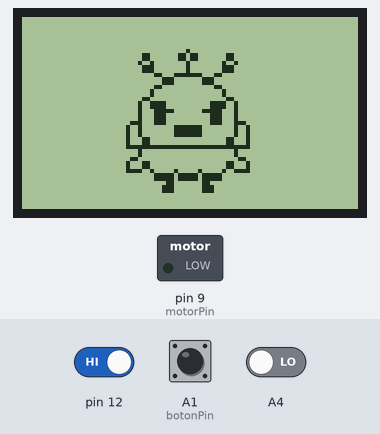
Recording of a sketch running on a simulated Arduino Mega 2560, built with avr-gcc and run on an emulated ATmega2560. Parts: 84×48 one-colour display, switched loads named in the sketch (green lamp = pin HIGH). The test bench sets the inputs (shaded band); at power-on: pin 12 HIGH, A1 (botonPin) LOW, A4 LOW. Random numbers use the default seed unless the sketch sets one; the audio player accepts every command and is not drawn; what the sketch prints to the serial monitor is not drawn.

Above: at 1.7 s.
1.8 s: pin 12 driven LOW
At 3.0 s:
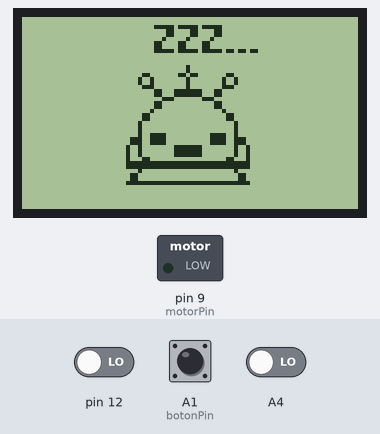
3.3 s: A1 (botonPin) pulled HIGH for 1 s
At 4.29 s:
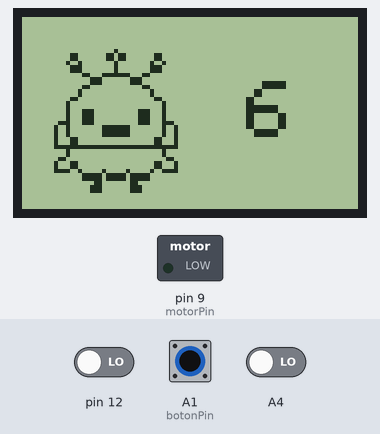
7.0 s: A1 (botonPin) pulled HIGH for 0.15 s
At 7.79 s:
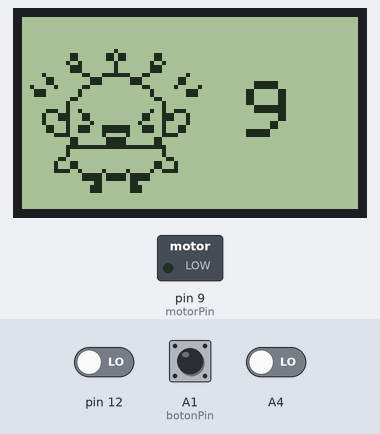
10.1 s: pin 12 driven HIGH
At 11.8 s:
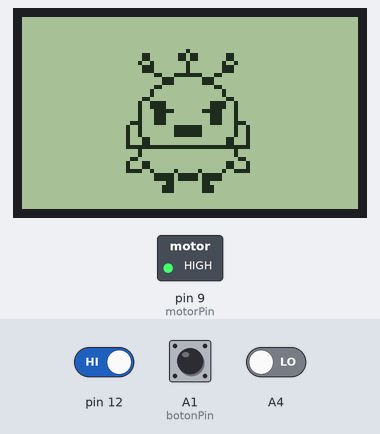
13.1 s: pin 12 driven LOW
At 16.7 s:
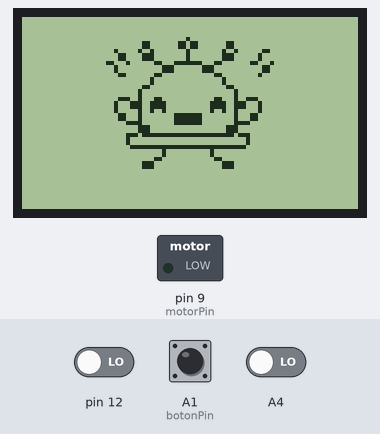
Timing chart, 0 to 18.2 s (numbered marks = the images above; inputs shaded):
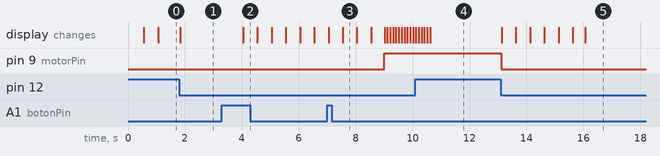

Measured:
- after the input at 1.8 s, the display: changes at once (image 1)
- after the input at 3.3 s, the display: changes after 0.74 s (image 2)
- after the input at 13.1 s, pin 9 (motorPin): HIGH → LOW at once
- what the display in image 3 shows lasts 0.5 s, from 7.5 s to 8.0 s

The sketch:

WEBO_1_0_0.ino
```cpp
//WEBO
// Toma mango
// Aqui pasaran todas las interacciones entre todos los componentes

#include "ActuadorDisplay.h"
#include "ActuadorMotor.h"
#include "SensorBoton.h"
#include "SensorTilt.h"
#include "SensorSD.h"

// sensor y actuador correspondientes
ActuadorDisplay actuadorDisplay;
ActuadorMotor actuadorMotor;
SensorBoton sensorBoton;
SensorTilt sensorTilt;
SensorSD sensorSD;

void setup() {
  sensorTilt.configuracionTilt();
  actuadorDisplay.configuracionDisplay();
  sensorBoton.configuracionBoton();
  sensorSD.configuracionSD();
  actuadorMotor.configuracionMotor();
}

void loop() {
  // Constantemente funciona el sensor de inclinacion, de esto dependen casi todas las siguientes interacciones
  sensorTilt.funcionaTilt();

  // El boton controla el pasar del tiempo, el poder aumentar el temporizador y que lo que aparezca el display sea correcto segun los segundos actuales
  sensorBoton.funcionaBoton();

  // El display muestra a AVA celebrando, siempre y cuando el temporizador termina correctamente con 0 segundos
  actuadorDisplay.celebracionDisplay();


  // Cuando no esta caido, osea:

  //----------------------------------
  //-------- WEBO ESTA PARADO --------
  //----------------------------------

  // Si es que el sensor de inclinacion esta hacia arriba, osea no inclinado
  if (!sensorTilt.caido) {
    // El display muestra el tiempo restante en segundos, con AVA realizando al cuent regresiva
    actuadorDisplay.cuentaDisplay();
    // Que el motor se active y se desactive en intervalos establecidos
    actuadorMotor.funcionaMotor();
    // cuando el motor se activa y esta girando, AVA tambien gira
    actuadorDisplay.girandoDisplay();

    // Siempre y cuando el temporizador sea menor a 1 segundo y recien se va a empezar la interaccion, o despues de la celebracion de AVA, ya que se cansa y se queda dormida
    actuadorDisplay.duermeDisplay();

    // El boton controla el pasar del tiempo, el poder aumentar el temporizador y que lo que aparezca el display sea correcto segun los segundos actuales
    sensorBoton.funcionaBoton();

    if (segundosTiempo < 1 && !estadoDurmiendo) {
      sensorSD.funcionaSDAlarmaFuerte();
    }
  }

  // Cuando esta inclinado, osea:

  //----------------------------------
  //-------- WEBO ESTA CAIDO ---------
  //----------------------------------

  else {
    // suena la pataleta y AVA esta enojada porque se cayo
    actuadorDisplay.caidaDisplay();
    sensorSD.funcionaSDAlarmaFuerte();
  }
}
```

ActuadorDisplay.cpp
```cpp
#include "ActuadorDisplay.h"
#include "bitmapsDisplay.h"


ActuadorDisplay::ActuadorDisplay() {}

void ActuadorDisplay::configuracionDisplay() {

	Serial.begin(9600);

	//se inicia el display de la pantalla
	display.begin();

	// El contraste se puede cambiar para que se note mejor el diseño mostrado en la pantalla
	display.setContrast(60);

	// se limpia la pantalla
	display.clearDisplay();

	// establecer el tamaño del texto
	display.setTextSize(2);

	//Se define el estado
	estado = 0;

	intervaloCelebracion = millis() + 8 * segundoNumero;
}


// el estado del display en el que se hara una cuenta regresiva del temporizador
void ActuadorDisplay::cuentaDisplay() {
	tiempoActualDisplay = millis();
	if (segundosTiempo > 0 && motorPrendido) {
		if (avaHablando) {
			if (tiempoActualDisplay - tiempoDisplayHablando >= tiempoDeHabla) {
				Serial.println("Estoy hablando");
				display.setTextSize(2);
				// colocar la posición: x, y, establecer cuál es el bitmap que será utilizado, ancho del bitmap, alto del bitmap, color del bitmap
				// en este caso el estado neutral de Ava
				display.clearDisplay();
				display.drawBitmap(0, 0, bitmap_AVA_HABLA, 48, 48, BLACK);
				// establecer las coordenadas de el siguiente texto
				display.setCursor(56, 16);
				// el texto corresponda al int "segundosTiempo"
				display.print(segundosTiempo);
				// hacer que estos datos previos se carguen al display
				display.display();
				avaHablando = false;
				tiempoDisplayNoHabla = tiempoActualDisplay;
			}
		} else {
			if (tiempoActualDisplay - tiempoDisplayNoHabla >= tiempoDeHabla) {
				Serial.println("No estoy hablando");
				display.setTextSize(2);
				// limpia la pantalla
				display.clearDisplay();
				// colocar la posicion: x, y, establecer cual es el bitmap que sera utilizado, ancho del bitmap, alto del bitmap, color del bitmap
				// en este caso el estado en el que Ava tiene la boca abierta
				// haciendo como si esta diciendo los segundos restantes
				display.drawBitmap(0, 0, bitmap_AVA, 48, 48, BLACK);
				// establecer las coordenadas de el siguiente texto
				display.setCursor(56, 16);
				// el texto corresponda al int "segundosTiempo"
				// esto se vuelve a establecer debido a que se limpio la pantalla
				display.print(segundosTiempo);
				// hacer que estos datos previos se carguen al display
				display.display();
				//Guardar el tiempo de inicio del display
				avaHablando = true;
				tiempoDisplayHablando = tiempoActualDisplay;
			}
		}
	}
}


// hay que escribir otros voids para los distintos estados de funcionamiento

void ActuadorDisplay::duermeDisplay() {
	// si es que el temporizador es menor a 1
	// y esta en el estado de comienzoInteraccion
	// && comienzoInteraccion
	// este comienzoInteraccion que empiece en true cuando se carga el codigo
	// pase a false cuando se presione el boton
	// y que haya un void de AVA celebra, que sea solamente cuando
	// el temporizador es menor a 1 y comienzoInteraccion es false
	// AVA se pondra a celebrar por 5-8 segundos
	// despues de eso se volvera a quedar dormida, reiniciando toda la interaccion
	if (segundosTiempo < 1 && estadoDurmiendo) {

		display.clearDisplay();

		display.setTextSize(1);

		// AVA durmiendo en la parte izquierda del display
		display.drawBitmap(18, 0, bitmap_AVA_DUERME, 48, 48, BLACK);

		display.display();
	}
}


void ActuadorDisplay::girandoDisplay() {
	// si es que el temporizador tiene mas que 0 segundos y el motor esta prendido
	if (segundosTiempo > 0 && !motorPrendido) {
		// cambiar rapidamente los frames del giro de la AVA
		switch (posicionDeGiro) {
			case 0:
				if (tiempoActualDisplay - tiempoDeGiro0 >= cambioGiro) {
					display.setTextSize(2);

					Serial.println("Estoy hablando");
					// colocar la posición: x, y, establecer cuál es el bitmap que será utilizado, ancho del bitmap, alto del bitmap, color del bitmap
					// limpia la pantalla
					display.clearDisplay();

					display.setCursor(56, 16);
					// poner cual de todos los giros de AVA es actualmente
					display.drawBitmap(0, 0, bitmap_AVA, 48, 48, BLACK);

					// el texto corresponda al int "segundosTiempo"
					display.print(segundosTiempo);

					display.display();
					// establecer las coordenadas de el siguiente texto
					posicionDeGiro = 1;
					tiempoDeGiro1 = tiempoActualDisplay;
				}
				break;

			case 1:
				if (tiempoActualDisplay - tiempoDeGiro1 >= cambioGiro) {
					Serial.println("No estoy hablando");
					// limpia la pantalla
					display.clearDisplay();
					// colocar la posicion: x, y, establecer cual es el bitmap que sera utilizado, ancho del bitmap, alto del bitmap, color del bitmap
					display.setCursor(56, 16);
					// poner cual de todos los giros de AVA es actualmente
					display.drawBitmap(0, 0, bitmap_AVA_TRESCUARTOSIZQ, 48, 48, BLACK);

					// el texto corresponda al int "segundosTiempo"
					display.print(segundosTiempo);
					// establecer las coordenadas de el siguiente texto
					// hacer que estos datos previos se carguen al display
					display.display();
					//Guardar el tiempo de inicio del display
					posicionDeGiro = 2;
					tiempoDeGiro2 = tiempoActualDisplay;
				}
				break;

			case 2:
				if (tiempoActualDisplay - tiempoDeGiro2 >= cambioGiro) {
					Serial.println("No estoy hablando");
					// limpia la pantalla
					display.clearDisplay();
					display.setCursor(56, 16);
					// poner cual de todos los giros de AVA es actualmente
					display.drawBitmap(0, 0, bitmap_AVA_PERFILIZQ, 48, 48, BLACK);

					// el texto corresponda al int "segundosTiempo"
					display.print(segundosTiempo);
					// hacer que estos datos previos se carguen al display
					display.display();
					//Guardar el tiempo de inicio del display
					posicionDeGiro = 3;
					tiempoDeGiro3 = tiempoActualDisplay;
				}
				break;

			case 3:
				if (tiempoActualDisplay - tiempoDeGiro3 >= cambioGiro) {
					Serial.println("No estoy hablando");
					// limpia la pantalla
					display.clearDisplay();
					display.setCursor(56, 16);
					// poner cual de todos los giros de AVA es actualmente
					display.drawBitmap(0, 0, bitmap_AVA_ESPALDA, 48, 48, BLACK);

					// el texto corresponda al int "segundosTiempo"
					display.print(segundosTiempo);
					// hacer que estos datos previos se carguen al display
					display.display();
					//Guardar el tiempo de inicio del display
					posicionDeGiro = 4;
					tiempoDeGiro4 = tiempoActualDisplay;
				}
				break;

			case 4:
				if (tiempoActualDisplay - tiempoDeGiro4 >= cambioGiro) {
					Serial.println("No estoy hablando");
					// limpia la pantalla
					display.clearDisplay();
					display.setCursor(56, 16);
					// poner cual de todos los giros de AVA es actualmente
					display.drawBitmap(0, 0, bitmap_AVA_PERFILDER, 48, 48, BLACK);

					// el texto corresponda al int "segundosTiempo"
					display.print(segundosTiempo);
					// hacer que estos datos previos se carguen al display
					display.display();
					//Guardar el tiempo de inicio del display
					// esto permite que el giro sea un loop
					posicionDeGiro = 5;
					tiempoDeGiro5 = tiempoActualDisplay;
				}
				break;

			case 5:
				if (tiempoActualDisplay - tiempoDeGiro5 >= cambioGiro) {
					Serial.println("No estoy hablando");
					// limpia la pantalla
					display.clearDisplay();
					display.setCursor(56, 16);
					// poner cual de todos los giros de AVA es actualmente
					display.drawBitmap(0, 0, bitmap_AVA_TRESCUARTOSDER, 48, 48, BLACK);

					// el texto corresponda al int "segundosTiempo"
					display.print(segundosTiempo);
					// hacer que estos datos previos se carguen al display
					display.display();
					//Guardar el tiempo de inicio del display
					// esto permite que el giro sea un loop
					posicionDeGiro = 0;
					tiempoDeGiro0 = tiempoActualDisplay;
				}
				break;
		}
	}
}

// AVA aprece enojada, desagradada por que esta caida
void ActuadorDisplay::caidaDisplay() {
	display.clearDisplay();
	display.drawBitmap(18, 0, bitmap_AVA_ENOJADA, 48, 48, BLACK);
	// hacer que estos datos previos se carguen al display
	display.display();

	// ESCRIBIR A LA AVA CAYENDOSE
}

void ActuadorDisplay::celebracionDisplay() {
	if (!estadoDurmiendo && segundosTiempo == 0) {
		//setear el tiempo del intervaloCelebracion
		// y también poner que el tiempoNuevoCelebracion sea 0 en un principio
		Serial.print("estoy modo fiesta");
		display.clearDisplay();
		display.drawBitmap(18, 0, bitmap_AVA_SALTO, 48, 48, BLACK);
		// hacer que estos datos previos se carguen al display
		display.display();
		// esperar 5 segundos para que se vea a la AVA celebrando
		delay(5000);
		estadoDurmiendo = true;
	}
}
```

ActuadorDisplay.h
```cpp
#ifndef ACTUADOR_DISPLAY_H
#define ACTUADOR_DISPLAY_H

// INCLUIR BIBLIOTECAS DE USO PARA SENSOR/ACTUADOR

#include "SPI.h"
#include "Adafruit_GFX.h"
#include "Adafruit_PCD8544.h"
#include "SensorBoton.h"
#include "TimersMillis.h"

// CREAR LA CLASE DE NUESTRO SENSOR/ACTUADOR
class ActuadorDisplay {
public:
  ActuadorDisplay();

  // especificar todos los voids que seran utilizados en el archivo.cpp
  void configuracionDisplay();

  // la pantalla en la que se comienza el proyecto, donde Ava se encuentra durmiendo
  void duermeDisplay();

  // la pantalla en la que el display estara haciendo la cuenta regresiva
  void cuentaDisplay();

  // la pantalla que sera observada cuando se encuentre inclinado el WEBO
  void caidaDisplay();

  // pantalla para la AVA girando
  void girandoDisplay();

  void celebracionDisplay();

  // si es que se necesita especificar variables, deberian ir aqui
  // ya sean bool int, ect.

  //millis
  //definir la duracion del display
  //Enum es una variable de valores incambiables
  int duracionDisplay = 500;

  // Definir el nombre de la variable del inicio de tiempo
  unsigned long tiempoInicio;
  // Definir el nombre de la variable del tiempo actual
  unsigned long tiempoActual;

  //definir el estado donde iniciara el tiempo
  int estado = 0;

  // Declarar objeto "LCD" para el software SPI
  Adafruit_PCD8544 display = Adafruit_PCD8544(8, 7, 6, 5, 4);

  // Definir la variable de "rotatetext" en "1" que hace que la pantalla muestre el texto en un angulo de 90° a la derecha
  int rotatetext = 1;

  // escribir que existira una dato numerico entero representado por "waoses"
  // que despues sera linkeado a los segundos que interactuan con el boton
  int waoses = 1;

  int posicionDeGiro = 0;

  int tiempoDeGiro0 = 0;

  int tiempoDeGiro1 = 0;

  int tiempoDeGiro2 = 0;

  int tiempoDeGiro3 = 0;

  int tiempoDeGiro4 = 0;

  int tiempoDeGiro5 = 0;

  int cambioGiro = 0.1 * segundoNumero;

  String pantallaDeInicio = "Presiona el boton\npara empezar\nel temporizador";

  bool comenzarTemporizador = false;

  bool avaHablando;

  int tiempoDeHabla = 500;

  int tiempoDisplayHablando = 0;

  int tiempoDisplayNoHabla = 0;

  int tiempoActualDisplay = 0;

  int tiempoActualCelebracion = millis();

  int tiempoNuevoCelebracion = 0;

  int intervaloCelebracion = 8 * segundoNumero;

};

#endif
```

ActuadorMotor.cpp
```cpp
#include "ActuadorMotor.h"

ActuadorMotor::ActuadorMotor() {}

void ActuadorMotor::configuracionMotor() {
  //establecer que el pin que va a mandar una señal
  // sera el que fue declarado antes
  pinMode(motorPin, OUTPUT);
}

void ActuadorMotor::funcionaMotor() {
  if (segundosTiempo > 0) {
    tiempoActual = millis();
    if (!motorPrendido) {
      if (tiempoActual - tiempoNuevoTemporizadorPrendido >= intervaloMotorPrendido) {
        digitalWrite(motorPin, LOW);  // apagar motor
        Serial.println("Motor se apago");
        motorPrendido = true;                           // cambiamos de estado
        tiempoNuevoTemporizadorApagado = tiempoActual;  // iniciamos el temporizador de apagado
      }
    } else {  // motor está apagado
      if (tiempoActual - tiempoNuevoTemporizadorApagado >= intervaloMotorApagado) {
        digitalWrite(motorPin, HIGH);  // encender motor
        Serial.println("Motor se prendio");
        motorPrendido = false;                           // nuevo estado
        tiempoNuevoTemporizadorPrendido = tiempoActual;  // iniciamos el temporizador de encendido
      }
    }
  } else {
    digitalWrite(motorPin, LOW);
    motorPrendido = true;
  }
}
```

ActuadorMotor.h
```cpp
#ifndef ACTUADOR_MOTOR_H
#define ACTUADOR_MOTOR_H

// INCLUIR BIBLIOTECAS DE USO PARA SENSOR/ACTUADOR
#include "TimersMillis.h"

// CREAR LA CLASE DE NUESTRO SENSOR/ACTUADOR
class ActuadorMotor {
public:
  ActuadorMotor();
  // especificar todos los voids que seran utilizados en el archivo.cpp
  void configuracionMotor();
  void funcionaMotor();
  void apagaMotor();

  // si es que se necesita especificar variables, deberian ir aqui
  // ya sean bool int, ect.

  // pin al que será conectado el motor para ser controlado
  int motorPin = 9;

  // tiempo el cual ha pasado desde la ultima actualizacion del temporizador
  int tiempoNuevoTemporizadorPrendido = millis();

  // tiempo el cual ha pasado desde la ultima actualizacion del temporizador
  int tiempoNuevoTemporizadorApagado = millis();

  int tiempoActual = 0;

};
#endif
```

SensorBoton.cpp
```cpp
#include "SensorBoton.h"

SensorBoton::SensorBoton() {}

void SensorBoton::configuracionBoton() {
  // establecer cual es el pin que estara conectado el boton
  // sera un input, osea que recibira el paso de señal
  pinMode(botonPin, INPUT);
  Serial.begin(9600);
}

// funcionamiento del boton
void SensorBoton::funcionaBoton() {

  tiempoActualTemporizador = millis();

  // una variable llamada estadoBoton
  // es equivalente al dato que es recibido por la
  // lectura de señal del pint establecido para el boton

  estadoBoton = digitalRead(botonPin);


  // si es que el estado del boton esta activado
  // osea, recibe señal
  // este se puede mantener presionado, aumentando constantemente
  // lo cual no aporta para la frustacion de la maquina, corregir en el futuro

  // si es que hay más de 0 segundos en el temporizador
  // el tiempo actual del temporizador menos el nuevo tiempo del temporizador
  // equivale a un número menor al intervalo segundo, osea a menos de 1000
  if (segundosTiempo > -1 && tiempoActualTemporizador - tiempoNuevoTemporizador >= intervaloSegundo) {
    // los segundos disminuyen en 1
    if (segundosTiempo > 0){
    segundosTiempo -= 1;
    }
    // enviar al monitor Serial la cantidad de segundos actuales
    Serial.println(segundosTiempo);
    // enviar al monitor Serial si es que el botón está siendo presionado
    Serial.println(estadoBoton);

    // esto esta incluido aqui para que solo cada 1 segundo es que se pueda aumentar el temporizador
    if (estadoBoton == HIGH) {
      // los segundos van a aumentar en 5
      segundosTiempo += 6;
      estadoDurmiendo = false;
    }

    // se actualiza el temporizador para poder realizar la comparación con el intervalo de segundos
    tiempoNuevoTemporizador = tiempoActualTemporizador;
  }
}
```

SensorBoton.h
```cpp
#ifndef SENSOR_BOTON_H
#define SENSOR_BOTON_H

// INCLUIR BIBLIOTECAS DE USO PARA SENSOR/ACTUADOR
#include "TimersMillis.h"

// CREAR LA CLASE DE NUESTRO SENSOR/ACTUADOR
class SensorBoton {
public:
  SensorBoton();
  // especificar todos los voids que seran utilizados en el archivo.cpp
  void configuracionBoton();
  void funcionaBoton();

  // si es que se necesita especificar variables, deberian ir aqui
  // ya sean bool int, ect.

  // escribir una booleana para representar si el boton esta prendido o no
  bool estadoBoton = false;

  // el pin 11 del arduino es donde sera recibida la señal
  int botonPin = A1;

  // prueba de la aplicacion de millis
  int tiempoActualTemporizador = 0;

  // tiempo el cual ha pasado desde la ultima actualizacion del temporizador
  int tiempoNuevoTemporizador = millis();
};
#endif
```

Source omitted: SensorSD.cpp (2208 bytes), SensorSD.h (454 bytes), SensorTilt.cpp (1817 bytes), SensorTilt.h (924 bytes), TimersMillis.cpp (536 bytes), TimersMillis.h (1197 bytes), tmapsDisplay.h (data table, 18276 bytes)
